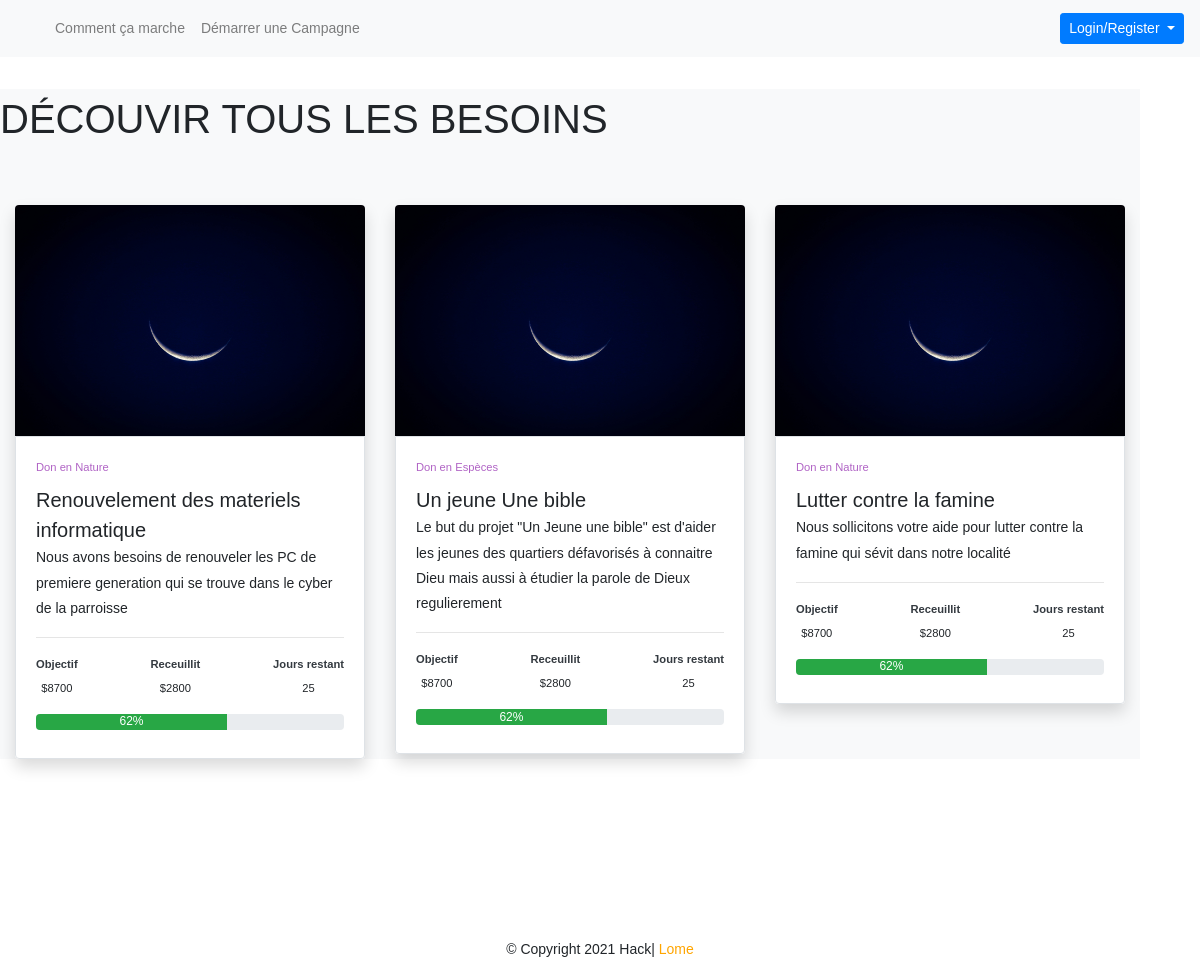
/besoin/, run on an earlier commit of the app's database.
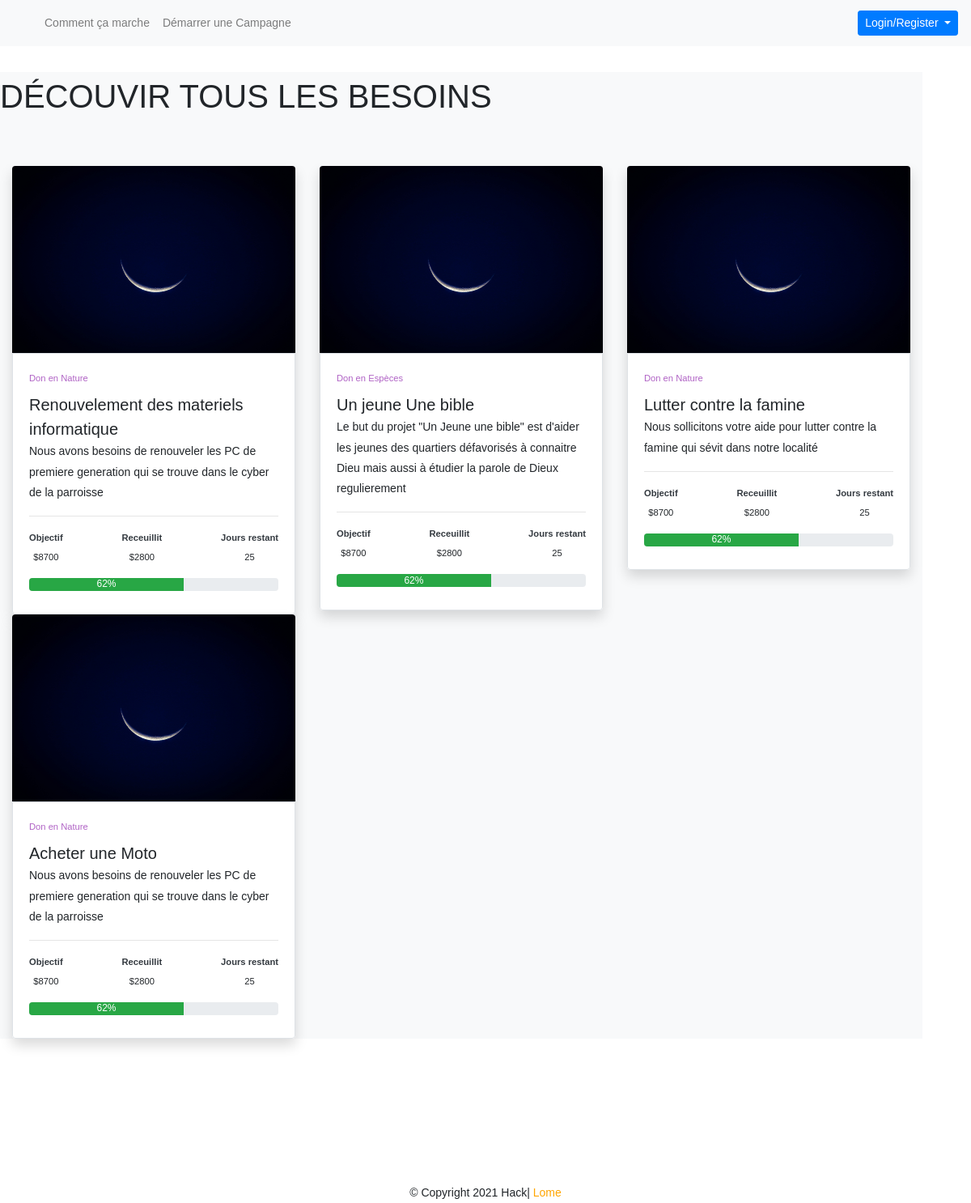
And on a later commit of the database.
### core/models.py (models this page shows, shortened)
class Besoin(models.Model):
    titre = models.CharField(max_length=40)
    resume = models.CharField(max_length=255)
    description = models.TextField(default="Aucune Description")
    type = models.CharField(max_length=40, choices=[(idx.name, idx.value) for idx in TypeBesoin.all()])
    image_mise_en_avant = models.ImageField(upload_to ='besoin', default = 'ibsnoimage.png' )
    gerant = models.ForeignKey(Gerant, on_delete=models.CASCADE, blank=True, null=True)
    created_at = models.DateField(auto_now_add=True)
    update_at = models.DateField(auto_now= True)

### core/views.py (the view)
# urls.py: path('besoin/', BesoinListView.as_view(), name='liste'),
class BesoinListView(ListView):
    model = Besoin
    template_name = 'core/besoin-list.html'
    context_object_name = 'besoin' # the default name is 'object_list'

### core/templates/core/besoin-list.html (shortened to what this page needs)
{% extends "base.html" %}
{%load static%}
{% block content %}
<div class="container-fluid">
    <div class="row">
      <div class="space-2 bg-light">
          <div class="container">
              <div class="row mb-5 text-center text-uppercase">
                  <h1>Découvir tous les Besoins</h1>
              </div>
             <div class="row d-flex">
                {% for besoin in object_list %}
                    <div class="col-lg-4 col-md-6 col-sm-6">
                    <div class="card border-0 shadow">
                        <div class="view ">
                            <img class="card-img-top rounded-top" src="{% static 'images/img-bg.jpg' %}" width="347px" height="231px" alt="Card image cap">
                        </div>
                        <div class="card-body border rounded-bottom">
                            <a href="{% url 'core:detail' besoin.pk %}" class="card-text small mb-2 d-block">{{besoin.get_type_display}}</a>
                            <a href="{% url 'core:detail' besoin.pk %}" class="h5 card-title">{{besoin.titre}}</a>
                            <p>{{besoin.resume | truncatechars:200}}</p>
                            <hr>
                            <ul class="list-unstyled d-flex justify-content-between mb-3 text-center small">
                                <li class="pledged">
                                <p class="mb-1 font-weight-bold text-dark">Objectif</p>
                                <span class="amount">$8700</span>
                                </li>
                                <li class="funded">
                                <p class="mb-1 font-weight-bold text-dark">Receuillit</p>
                                <span class="amount">$2800</span>
                                </li>
                                <li class="days">
                                <p class="mb-1 font-weight-bold text-dark">Jours restant</p>
                                <span class="amount">25</span>
                                </li>
                            </ul>
                            <div class="progress mb-2">
                                <div class="progress-bar bg-success" role="progressbar" aria-valuenow="55" aria-valuemin="91" aria-valuemax="100" style="width:62%">62%</div>
                            </div>
                        </div>
                    </div>
                    </div>
                {% endfor %}
             </div>
          </div>
       </div>
    </div>
</div>
{% endblock content %}

### templates/base.html (shortened to what this page needs)
<html>
<head>
 {% load static %}
    <link rel="stylesheet" href="{% static 'account/Css/Custom-Account-Styles.css' %}" type = "text/css"/>
    <link rel="stylesheet" href="https://cdnjs.cloudflare.com/ajax/libs/font-awesome/4.7.0/css/font-awesome.min.css">
    <link rel="stylesheet" href="https://cdnjs.cloudflare.com/ajax/libs/ionicons/4.5.6/css/ionicons.min.css">
    <link rel="stylesheet" href="https://stackpath.bootstrapcdn.com/bootstrap/4.1.1/css/bootstrap.min.css">
    <link rel="stylesheet" href="https://cdn.boomcdn.com/libs/owl-carousel/2.3.4/assets/owl.carousel.min.css">
    <link rel="stylesheet" href="https://cdn.boomcdn.com/libs/owl-carousel/2.3.4/assets/owl.theme.default.min.css">
    <link rel="stylesheet" href="{% static 'main.css' %}">
    <link rel="stylesheet" href="{% static 'style.css' %}">
</head>
<body>
<nav class="navbar navbar-expand-lg navbar-light bg-light">
    <div class="collapse navbar-collapse" id="navbarSupportedContent">
      <a class="navbar-brand mt-2 mt-lg-0" href="/">
        <img src="https://mdbootstrap.com/img/logo/mdb-transaprent-noshadows.png" height="15" alt="" loading="lazy" />
      </a>
      <ul class="navbar-nav me-auto mb-2 mb-lg-0">
        <li class="nav-item">
          <a class="nav-link" href="#">Comment ça marche</a>
        </li>
        <li class="nav-item">
          <a class="nav-link" href="#">Démarrer une Campagne</a>
        </li>
      </ul>
    </div>
    {% if request.user.is_authenticated != True %}
      <div class="dropdown">
        <button class="btn btn-primary btn-sm dropdown-toggle" type="button" id="dropdownMenuButton" data-toggle="dropdown" aria-haspopup="true" aria-expanded="false">
          Login/Register
        </button>
      </div>
    {% endif %}
</nav>
  {% block content%}{% endblock %}
  <div class="container divider" style="padding-top: 150px;">
  </div>
<footer>
    <div class="text-center" style="background-color:white;">© Copyright 2021 Hack|<span style="color: orange;"> Lome</span></div>
</footer>
</body>
</html>

### static/account/Css/Custom-Account-Styles.css (style rules this page uses)
.container-fluid { padding-top: 2rem; }
.divider:after, .divider:before { content: ""; flex: 1; height: 1px; background: #eee; }

### static/style.css (style rules this page uses)
.divider { margin-top: 2em; }

What changed in the data, as far as the page shows it:
added Besoin: type "Don en Nature", titre "Acheter une Moto", resume "Nous avons besoins de renouveler les PC de premiere generation qui se trouve dans le cyber de la parroisse"
